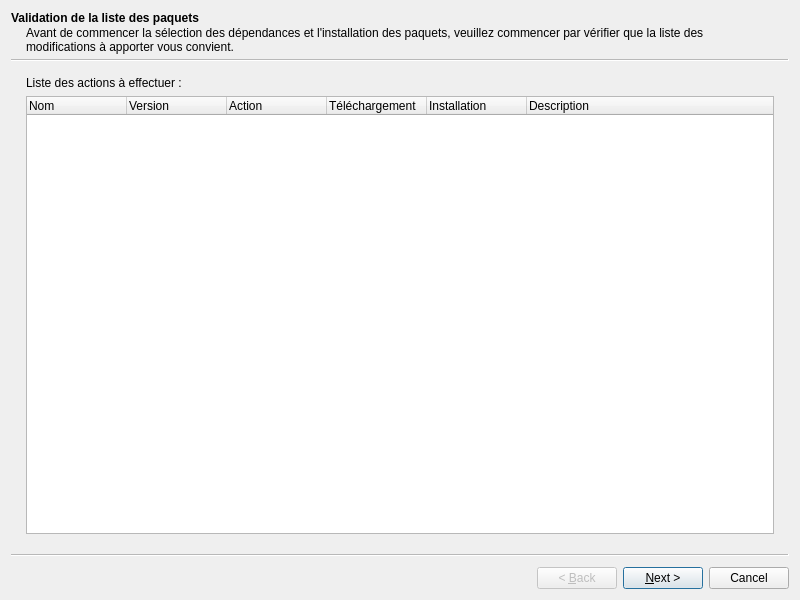
<?xml version="1.0" encoding="UTF-8"?>
<ui version="4.0">
 <class>installWizard</class>
 <widget class="QWizard" name="installWizard">
  <property name="geometry">
   <rect>
    <x>0</x>
    <y>0</y>
    <width>800</width>
    <height>600</height>
   </rect>
  </property>
  <property name="windowTitle">
   <string>Installer et supprimer des paquets</string>
  </property>
  <widget class="QWizardPage" name="pgActionList">
   <property name="title">
    <string>Validation de la liste des paquets</string>
   </property>
   <property name="subTitle">
    <string>Avant de commencer la sélection des dépendances et l'installation des paquets, veuillez commencer par vérifier que la liste des modifications à apporter vous convient.</string>
   </property>
   <attribute name="pageId">
    <string notr="true">ActionList</string>
   </attribute>
   <layout class="QVBoxLayout" name="verticalLayout">
    <item>
     <widget class="QLabel" name="lblActions">
      <property name="text">
       <string>Liste des actions à effectuer :</string>
      </property>
     </widget>
    </item>
    <item>
     <widget class="QTreeWidget" name="treeActions">
      <property name="rootIsDecorated">
       <bool>false</bool>
      </property>
      <column>
       <property name="text">
        <string>Nom</string>
       </property>
      </column>
      <column>
       <property name="text">
        <string>Version</string>
       </property>
      </column>
      <column>
       <property name="text">
        <string>Action</string>
       </property>
      </column>
      <column>
       <property name="text">
        <string>Téléchargement</string>
       </property>
      </column>
      <column>
       <property name="text">
        <string>Installation</string>
       </property>
      </column>
      <column>
       <property name="text">
        <string>Description</string>
       </property>
      </column>
     </widget>
    </item>
   </layout>
  </widget>
  <widget class="QWizardPage" name="pgBranches">
   <property name="title">
    <string>Sélection des dépendances</string>
   </property>
   <property name="subTitle">
    <string>Voici la liste des paquets qui devront être installés ou supprimés en plus de ceux que vous avez choisi pour garantir l'intégrité du système. Il se peut que vous ayez des choix à faire.</string>
   </property>
   <attribute name="pageId">
    <string notr="true">Branches</string>
   </attribute>
   <layout class="QVBoxLayout" name="verticalLayout_2">
    <item>
     <widget class="QLabel" name="lblChoices">
      <property name="text">
       <string>Paquets pouvant être installés ou supprimés :</string>
      </property>
     </widget>
    </item>
    <item>
     <widget class="QListWidget" name="listPackages"/>
    </item>
    <item>
     <layout class="QHBoxLayout" name="horizontalLayout">
      <item>
       <widget class="QLabel" name="lblSummary"/>
      </item>
      <item>
       <spacer name="horizontalSpacer">
        <property name="orientation">
         <enum>Qt::Horizontal</enum>
        </property>
        <property name="sizeHint" stdset="0">
         <size>
          <width>40</width>
          <height>20</height>
         </size>
        </property>
       </spacer>
      </item>
      <item>
       <widget class="QPushButton" name="btnUp">
        <property name="text">
         <string>&amp;Remonter</string>
        </property>
       </widget>
      </item>
      <item>
       <widget class="QPushButton" name="btnUseChoice">
        <property name="text">
         <string>&amp;Utiliser ce choix</string>
        </property>
       </widget>
      </item>
     </layout>
    </item>
   </layout>
  </widget>
  <widget class="QWizardPage" name="pgLicenses">
   <property name="title">
    <string>Licences des paquets</string>
   </property>
   <property name="subTitle">
    <string>Les paquets suivants possèdent des licences non-libres, ou ne respectant pas celles que vous avez accepté en installant Logram. Il vous faut les accepter maintenant pour installer certains paquets.</string>
   </property>
   <attribute name="pageId">
    <string notr="true">Licenses</string>
   </attribute>
   <layout class="QVBoxLayout" name="verticalLayout_6">
    <item>
     <widget class="QLabel" name="lblLicenses">
      <property name="text">
       <string>Licences à accepter :</string>
      </property>
     </widget>
    </item>
    <item>
     <widget class="QTabWidget" name="tbLicences"/>
    </item>
   </layout>
  </widget>
  <widget class="QWizardPage" name="pgInstall">
   <property name="title">
    <string>Installation</string>
   </property>
   <property name="subTitle">
    <string>Les paquets sont maintenant en cours d'installation. Ceci peut prendre quelques secondes ou quelques minutes, suivant ce que vous avez demandé.</string>
   </property>
   <attribute name="pageId">
    <string notr="true">Install</string>
   </attribute>
   <layout class="QVBoxLayout" name="verticalLayout_4">
    <item>
     <widget class="QLabel" name="lblInstall"/>
    </item>
    <item>
     <widget class="QProgressBar" name="pgsInstall">
      <property name="maximum">
       <number>0</number>
      </property>
      <property name="format">
       <string>%p% (paquet %v sur %m)</string>
      </property>
     </widget>
    </item>
    <item>
     <widget class="QLabel" name="lblInstallMore">
      <property name="alignment">
       <set>Qt::AlignCenter</set>
      </property>
     </widget>
    </item>
    <item>
     <widget class="QGroupBox" name="grpDetailed">
      <property name="title">
       <string>Informations détaillées</string>
      </property>
      <layout class="QVBoxLayout" name="verticalLayout_3">
       <item>
        <widget class="QLabel" name="lblDownload">
         <property name="text">
          <string>Téléchargement des paquets...</string>
         </property>
        </widget>
       </item>
       <item>
        <widget class="QProgressBar" name="pgsDownload">
         <property name="maximum">
          <number>0</number>
         </property>
        </widget>
       </item>
       <item>
        <widget class="QLabel" name="lblDownloadMore">
         <property name="alignment">
          <set>Qt::AlignCenter</set>
         </property>
        </widget>
       </item>
       <item>
        <widget class="QScrollArea" name="areaProgresses">
         <property name="widgetResizable">
          <bool>true</bool>
         </property>
         <property name="alignment">
          <set>Qt::AlignLeading|Qt::AlignLeft|Qt::AlignTop</set>
         </property>
         <widget class="QWidget" name="scrollAreaWidgetContents">
          <property name="geometry">
           <rect>
            <x>0</x>
            <y>0</y>
            <width>756</width>
            <height>314</height>
           </rect>
          </property>
         </widget>
        </widget>
       </item>
      </layout>
     </widget>
    </item>
   </layout>
  </widget>
  <widget class="QWizardPage" name="pgDone">
   <property name="title">
    <string>Installation terminée</string>
   </property>
   <property name="subTitle">
    <string>L'installation des paquets est terminée ! Voici éventuellement des informations que certains paquets peuvent vous avoir laissé.</string>
   </property>
   <attribute name="pageId">
    <string notr="true">Done</string>
   </attribute>
   <layout class="QVBoxLayout" name="verticalLayout_5">
    <item>
     <widget class="QLabel" name="lblInfos">
      <property name="text">
       <string>Informations laissées par les paquets :</string>
      </property>
     </widget>
    </item>
    <item>
     <widget class="QListWidget" name="listRemarks"/>
    </item>
   </layout>
  </widget>
 </widget>
 <resources/>
 <connections/>
</ui>
